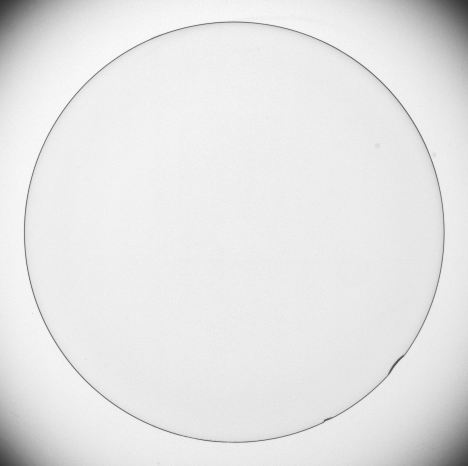
#> input picture images/contact_lens.tif, 468 x 466 px, found by its file name
$ jupyter execute JupyterTester.ipynb
#> lines starting #> are read from the running program, lines starting #| are printed output that depends on the picture; after the words box and inside, x2 and y2 are one past the last pixel; in counts of white or black regions, pixels touching at a corner belong together
Q1

[cell 1]
import cv2 as cv
import matplotlib.pyplot as plt
import numpy as np


im= cv.imread(r"D:\Saves\Python\ImgProAssignment2\images\contact_lens.tif", cv.IMREAD_REDUCED_GRAYSCALE_2)
#> im is the input picture: shape (466, 468); min 51, max 250, mean 229.6
assert im is not None


sobel_v= np.array([[-1,-2,-1],[0,0,0],[1,2,1]], np.float32)
imv = cv.filter2D(im.astype('float'), -1, sobel_v)
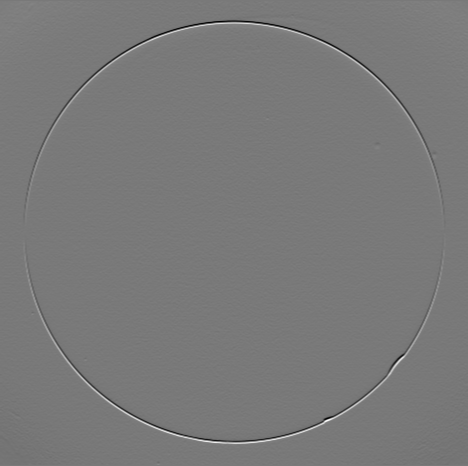
#> imv: shape (466, 468) float64; min -480, max 527, mean 0; drawn with min black and max white
#imv = cv.normalize(imv.astype('float'), None,0, 255.0, cv.NORM_MINMAX)


sobel_h= np.array([[-1,0,1],[-2,0,2],[-1,0,1]], np.float32)
imh = cv.filter2D(im.astype('float'), -1, sobel_h)
imh= np.abs(imh)
#imh = cv.normalize(imh.astype('float'), None,0, 255.0, cv.NORM_MINMAX)

#imh3 = cv.filter2D(imh.astype('float'), -1, sobel_h)


# Threshold the image to create a binary image
_, binary = cv.threshold(imh, 115, 255, cv.THRESH_BINARY)
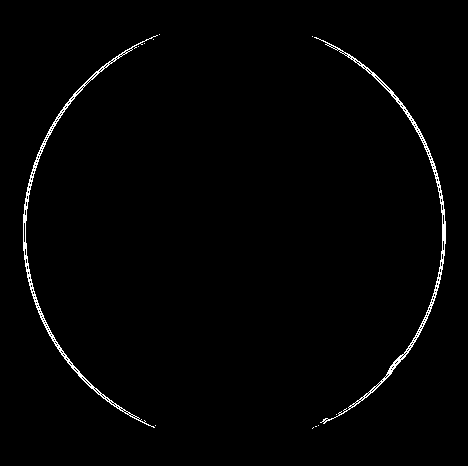
#> binary: shape (466, 468) float64; 1.3% white in thin lines or dots, all inside (x1, y1, x2, y2) = (23, 34, 446, 429)

# Remove small blobs or noise in the binary image
kernel = np.ones((3, 3), np.uint8)
imh2 = cv.morphologyEx(binary, cv.MORPH_OPEN, kernel)
#> imh2: shape (466, 468) float64; 0.18% white; 27 white regions (24 under 20 px), largest, box (x1, y1, x2, y2) and area: (442, 224, 446, 241) 68, (23, 215, 27, 223) 30, (23, 242, 27, 249) 27


fig, ax= plt.subplots(1,2, figsize=(10,20))
ax[0].imshow(binary, cmap='gray', vmin=0, vmax=255)
ax[0].set_title('Original')
ax[1].imshow(imh, cmap='gray', vmin=0, vmax=255)
ax[1].set_title('Sobel Vertical Filtered')
plt.show()

ss=((imh.shape[0])-2)
#> ss = 464
for i in range(ss):
    i=i+2
    hh=0
    hh1=0
    hh2=0
    for j in range(imh.shape[1]):
        hh = hh + (imh[(i-2), j])
        hh1 = hh1 + (imh[(i-1), j])
        hh2 = hh2 + (imh[(i), j])

    hh=hh
    hh1=hh1
    hh2=hh2
    h=hh+hh1+hh2

    if (h<50):
        print(h)


print(binary.shape)
#| (466, 468)

[cell 2]
import cv2 as cv
import matplotlib.pyplot as plt
import numpy as np


im= cv.imread(r"D:\Saves\Python\ImgProAssignment2\images\contact_lens.tif", cv.IMREAD_REDUCED_GRAYSCALE_2)
assert im is not None


sobel_h= np.array([[-1,0,1],[-2,0,2],[-1,0,1]], np.float32)
fx = cv.filter2D(im.astype('float'), -1, sobel_h)
fx = cv.normalize(fx.astype('float'), None,0, 255.0, cv.NORM_MINMAX)

sobel_v= np.array([[-1,-2,-1],[0,0,0],[1,2,1]], np.float32)
fy = cv.filter2D(im.astype('float'), -1, sobel_v)
fy = cv.normalize(fy.astype('float'), None,0, 255.0, cv.NORM_MINMAX)

magnitude= np.abs(fx) + np.abs(fy)

fig, ax= plt.subplots(1,3, figsize=(10,20))
ax[0].imshow(magnitude, cmap='gray', vmin=0, vmax=255)
ax[0].set_title('Original')
ax[1].imshow(fx, cmap='gray', vmin=0, vmax=255)
ax[1].set_title('Sobel Horizontal Filtered')
ax[2].imshow(fy, cmap='gray', vmin=0, vmax=255)
ax[2].set_title('Sobel Vertical Filtered')
plt.show()

[cell 3]
import cv2 as cv
import matplotlib.pyplot as plt
import numpy as np


im= cv.imread(r"D:\Saves\Python\ImgProAssignment2\images\contact_lens.tif", cv.IMREAD_REDUCED_GRAYSCALE_2)
assert im is not None

# Compute the vertical gradient fx using the Sobel kernel
fx = cv.Sobel(im, cv.CV_64F, 1, 0, ksize=3)

# Compute the horizontal gradient fy using the Sobel kernel
fy = cv.Sobel(im, cv.CV_64F, 0, 1, ksize=3)

# Compute the gradient magnitude using the formula |fx| + |fy|
magnitude = np.abs(fx) + np.abs(fy)

fig, ax= plt.subplots(1,3, figsize=(10,20))
ax[0].imshow(magnitude, cmap='gray', vmin=0, vmax=255)
ax[0].set_title('Original')
ax[1].imshow(fx, cmap='gray', vmin=0, vmax=255)
ax[1].set_title('Sobel Horizontal Filtered')
ax[2].imshow(fy, cmap='gray', vmin=0, vmax=255)
ax[2].set_title('Sobel Vertical Filtered')
plt.show()

Q2

[cell 4]
import numpy as np
import matplotlib.pyplot as plt
from mpl_toolkits import mplot3d

# define the domain
x = np.arange(-3, 3.1, 0.1)
y = np.arange(-3, 3.1, 0.1)
X, Y = np.meshgrid(x, y)

# define sigma
sigma = 1

# calculate the kernels
G= np.exp(-(X**2+Y**2)/(2*sigma**2))

kernelx= np.array([[0,0,0],[-1,0.,1],[0,0,0]], dtype=np.float32)
Gx= cv.filter2D(G, -1, kernelx)

kernely= np.array([[0,-1,0],[0,0,0],[0,1,0]], dtype=np.float32)
Gy= cv.filter2D(G, -1, kernely)

# plot the kernels
fig = plt.figure()
ax = plt.axes(projection='3d')
ax.plot_surface(X, Y, Gx, cmap='viridis')
ax.set_title('Kernel in x-direction')
ax.set_xlabel('X-axis')
ax.set_ylabel('Y-axis')
ax.set_zlabel('Kernel value')
plt.show()

fig = plt.figure()
ax = plt.axes(projection='3d')
ax.plot_surface(X, Y, Gy, cmap='viridis')
ax.set_title('Kernel in y-direction')
ax.set_xlabel('X-axis')
ax.set_ylabel('Y-axis')
ax.set_zlabel('Kernel value')
plt.show()
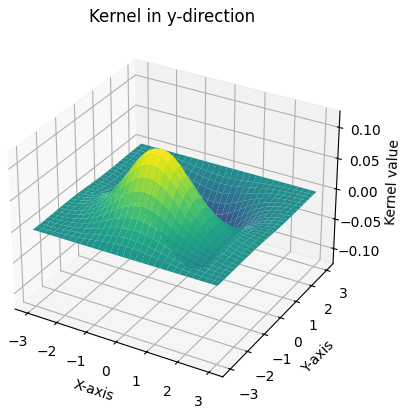
#> figure drawn by matplotlib, 1 panel

Q3

[cell 5]
import cv2 as cv
import numpy as np
import matplotlib.pyplot as plt
from mpl_toolkits import mplot3d

# define the domain
x = np.arange(-5, 6, 1)
y = np.arange(-5, 6, 1)
X, Y = np.meshgrid(x, y)

# define sigma
sigma = 3

# calculate the kernels
G= np.exp(-(X**2+Y**2)/(2*sigma**2))
G=G/np.sum(G)

kernelx= np.array([[0,0,0],[-1,0.,1],[0,0,0]], dtype=np.float32)
Gx= cv.filter2D(G, -1, kernelx)


kernely= np.array([[0,-1,0],[0,0,0],[0,1,0]], dtype=np.float32)
kernelyy= kernely/np.sum(kernely)
Gy= cv.filter2D(G, -1, kernely)


im= cv.imread(r"D:\Saves\Python\ImgProAssignment2\images\zebrahead.jpg", cv.IMREAD_GRAYSCALE)
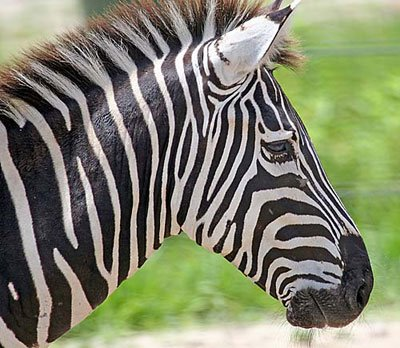
#> input picture images/zebrahead.jpg, 400 x 348 px, found by its file name
#> im: shape (348, 400); min 0, max 255, mean 126.8

im1=cv.filter2D(im, -1, G)
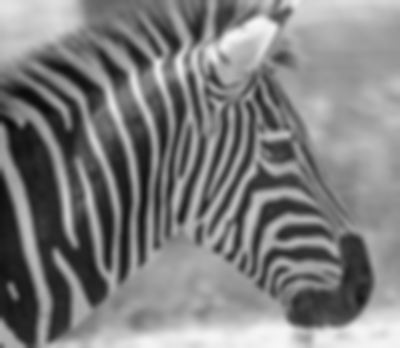
#> im1: shape (348, 400); min 10, max 246, mean 126.8

im_y=cv.filter2D(im1, -1, Gy)
im_x=cv.filter2D(im1, -1, Gx)

im_xx=cv.filter2D(im, -1, Gy)
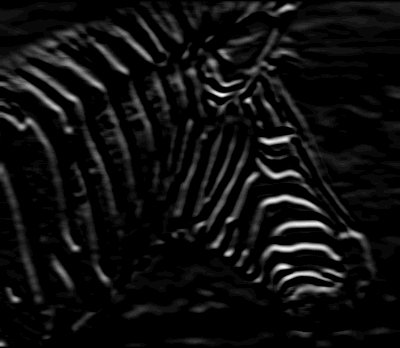
#> im_xx: shape (348, 400); min 0, max 28, mean 1.7; drawn with min black and max white
im_yy=cv.filter2D(im, -1, Gx)
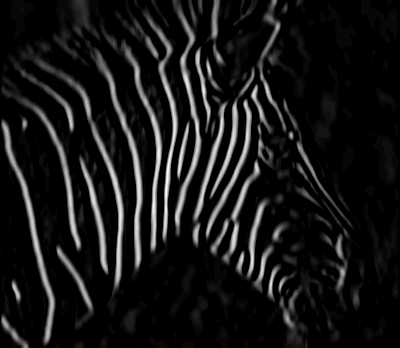
#> im_yy: shape (348, 400); min 0, max 35, mean 3.1; drawn with min black and max white


fig, ax= plt.subplots(1,2, figsize=(20,40))
ax[0].imshow(im_x, cmap='gray', vmin=0, vmax=255)
ax[0].set_title('Original')
ax[1].imshow(im_yy, cmap='gray', vmin=0, vmax=255)
ax[1].set_title('Blurred')
'''

ax[2].imshow(im22, cmap='gray', vmin=0, vmax=255)
ax[2].set_title('High Frequencies')
ax[3].imshow(im3, cmap='gray', vmin=0, vmax=255)
ax[3].set_title('Sharpened')

'''
plt.show()

Q4

[cell 6]
import numpy as np
import cv2 as cv
from matplotlib import pyplot as plt

im= cv.imread(r"D:\Saves\Python\ImgProAssignment2\images\daisy.jpg", cv.IMREAD_COLOR)
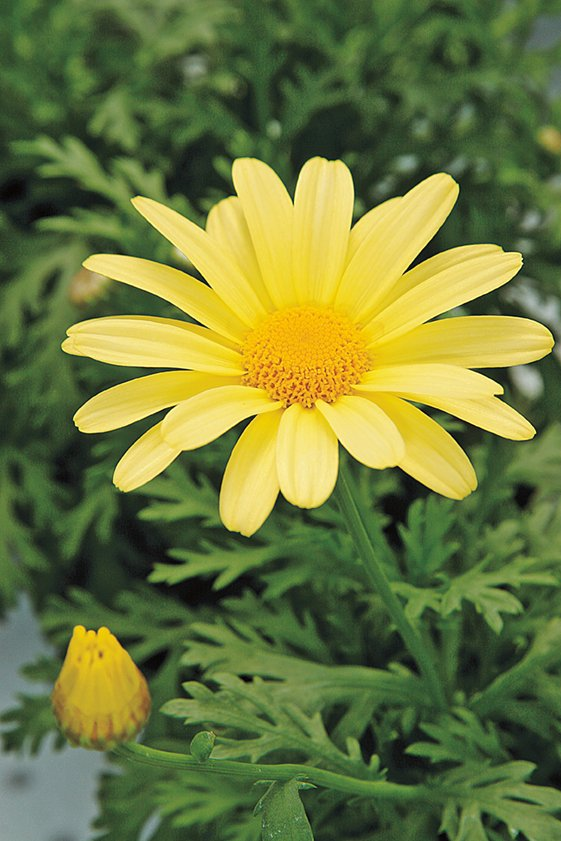
#> input picture images/daisy.jpg, 561 x 841 px, found by its file name
#> im is the input picture: shape (841, 561, 3); mean B, G, R 60.7, 120.3, 108.5
im=cv.cvtColor(im, cv.COLOR_BGR2RGB)
assert im is not None

x = np.arange(-5, 5.5, 0.5)
y = np.arange(-5, 5.5, 0.5)
X, Y = np.meshgrid(x, y)

mask = np.zeros(im.shape[:2],np.uint8)
bgdModel = np.zeros((1,65),np.float64)
fgdModel = np.zeros((1,65),np.float64)
rect = (50,50,550,550)

cv.grabCut(im,mask,rect,bgdModel,fgdModel,5,cv.GC_INIT_WITH_RECT)

mask2 = np.where((mask==2)|(mask==0),0,1).astype('uint8')

fgd = im*mask2[:,:,np.newaxis]
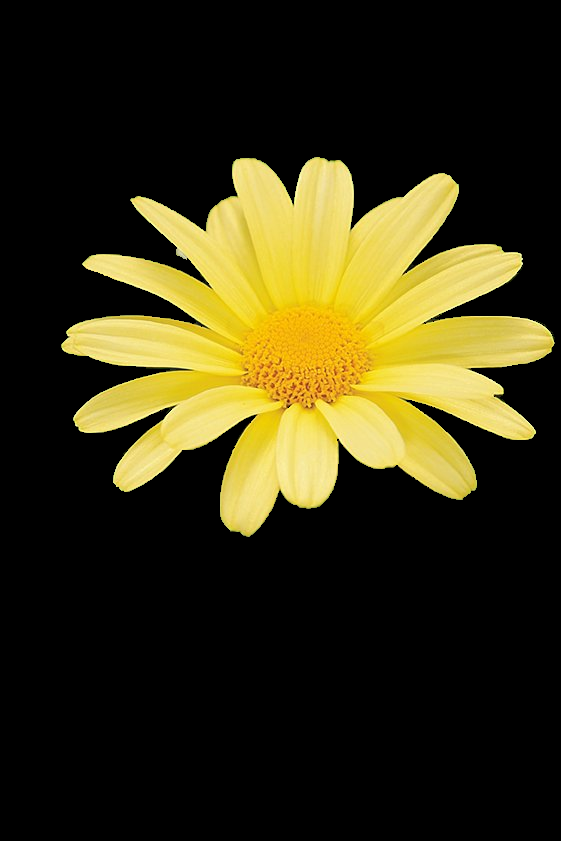
#> fgd: shape (841, 561, 3); mean R, G, B 53.7, 48.1, 19.2
bgd = cv.subtract(im, fgd)
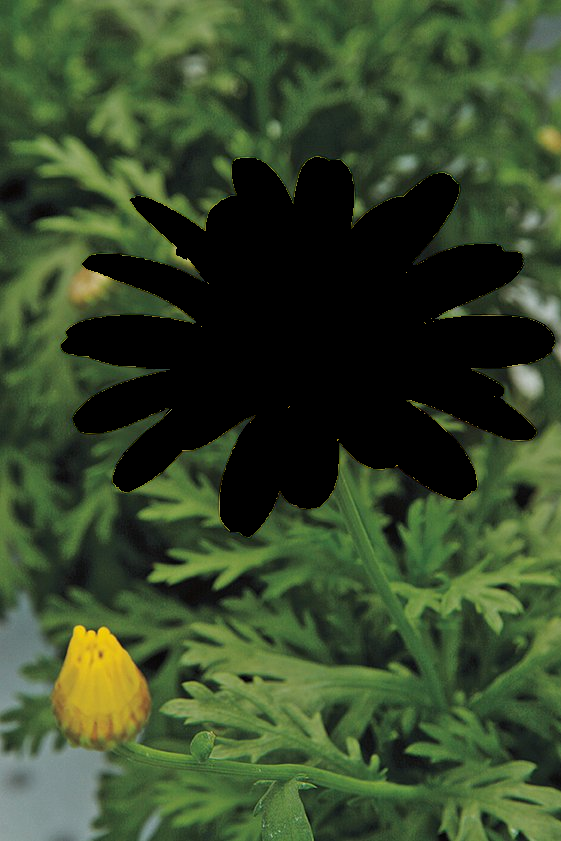
#> bgd: shape (841, 561, 3); mean R, G, B 54.8, 72.2, 41.5

# define sigma
sigma = 1

# calculate the kernels
G= np.exp(-(X**2+Y**2)/(2*sigma**2))
G=G/np.sum(G)

bgdblurred=cv.filter2D(bgd, -1, G)

f=cv.add(bgdblurred, fgd)

fig, ax= plt.subplots(1,2, figsize=(20,40))
ax[0].imshow(im)
ax[0].set_title('Original')
ax[1].imshow(fgd)
ax[1].set_title('Blurred')

plt.imshow(f)
